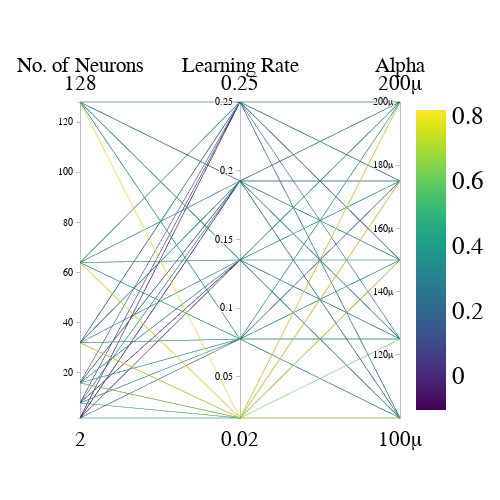

The notebook cell saved with this chart:
### Code cell
%matplotlib inline
fig.update_traces(tickfont_size=20)
fig.update_layout(
    font=dict(
        family="Times New Roman",
        size=25,
        color="Black" 
    )
)
plt.savefig('Figures 06.2021/Figure6_PCP.png', dpi=600)
fig.show()

# Documentation: https://plotly.github.io/plotly.py-docs/generated/plotly.graph_objects.Parcoords.html
# https://plotly.com/python/reference/parcoords/
